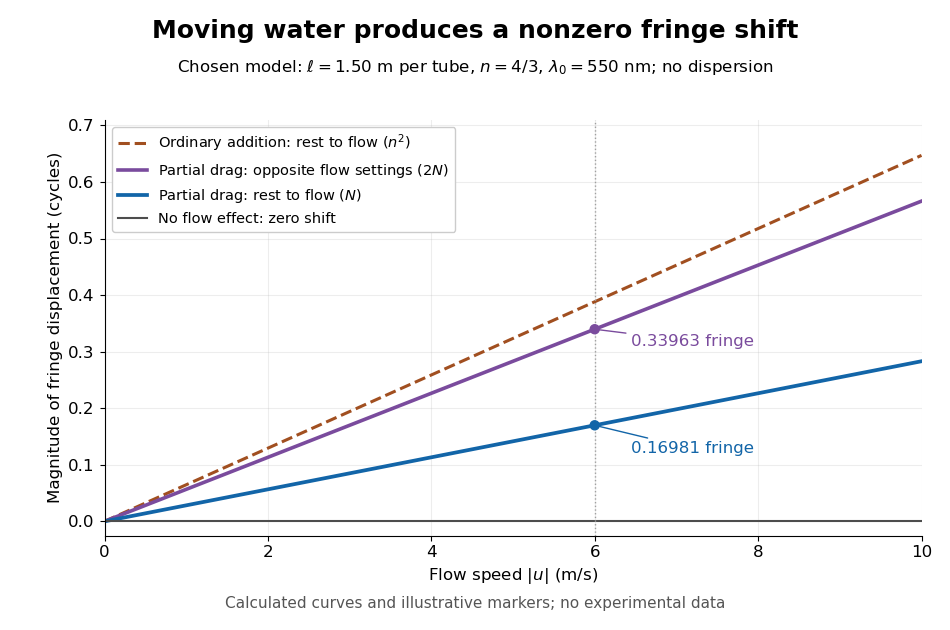

The script that saved this image:
"""Original nondispersive Fizeau-model comparison, not measured data.

Tested with Python 3.14, matplotlib 3.10.7 and numpy 2.3.5.
Run from _media to emit fizeau-fringe-shift-versus-flow.png.
"""
from pathlib import Path

import matplotlib.pyplot as plt
import numpy as np


C = 299792458.0
ELL = 1.50
N_INDEX = 4 / 3
WAVELENGTH = 550e-9


def partial_drag_fringe_offset(speed):
    """Rest-to-flow offset for a signed speed; water length per beam = 2 ELL."""
    return 4 * ELL * np.asarray(speed) * (N_INDEX**2 - 1) / (C * WAVELENGTH)


def main():
    plt.rcParams.update({'font.size': 12, 'font.family': 'DejaVu Sans'})
    speed = np.linspace(0, 10, 401)
    offset = partial_drag_fringe_offset(speed)
    full = 4 * ELL * speed * N_INDEX**2 / (C * WAVELENGTH)
    fig, ax = plt.subplots(figsize=(9.5, 6.3), dpi=100, facecolor='white')
    fig.subplots_adjust(left=.11, right=.97, top=.81, bottom=.15)
    fig.suptitle('Moving water produces a nonzero fringe shift',
                 fontsize=18, fontweight='bold', y=.97)
    fig.text(.5, .886,
             r'Chosen model: $\ell=1.50$ m per tube, $n=4/3$, $\lambda_0=550$ nm; no dispersion',
             ha='center', fontsize=12)
    ax.plot(speed, full, '--', color='#a14f20', lw=2.2,
            label=r'Ordinary addition: rest to flow ($n^2$)')
    ax.plot(speed, 2 * offset, color='#7a4b9d', lw=2.6,
            label=r'Partial drag: opposite flow settings ($2N$)')
    ax.plot(speed, offset, color='#1265a8', lw=2.7,
            label=r'Partial drag: rest to flow ($N$)')
    ax.axhline(0, color='#4d4d4d', lw=1.5, label='No flow effect: zero shift')
    ax.axvline(6, color='#a0a0a0', lw=1, linestyle=':')
    value = float(partial_drag_fringe_offset(6))
    ax.scatter([6, 6], [value, 2 * value], color=['#1265a8', '#7a4b9d'], s=42, zorder=5)
    ax.annotate(f'{value:.5f} fringe', xy=(6, value), xytext=(6.45, .12),
                color='#1265a8', arrowprops={'arrowstyle': '-', 'color': '#1265a8'})
    ax.annotate(f'{2*value:.5f} fringe', xy=(6, 2 * value), xytext=(6.45, .31),
                color='#7a4b9d', arrowprops={'arrowstyle': '-', 'color': '#7a4b9d'})
    ax.set(xlim=(0, 10), ylim=(-.025, .71),
           xlabel=r'Flow speed $|u|$ (m/s)', ylabel='Magnitude of fringe displacement (cycles)')
    ax.grid(alpha=.22)
    ax.spines[['top', 'right']].set_visible(False)
    ax.legend(loc='upper left', fontsize=10.5, framealpha=1, facecolor='white')
    fig.text(.5, .035, 'Calculated curves and illustrative markers; no experimental data',
             ha='center', color='#555555', fontsize=11)
    fig.savefig(Path(__file__).stem + '.png', facecolor='white', transparent=False)
    plt.close(fig)


if __name__ == '__main__':
    main()
